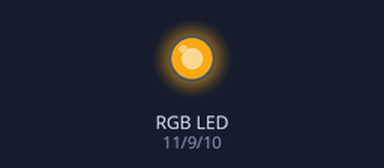
Simulated run of this sketch. Board: Arduino Uno, built with avr-gcc and run on an emulated ATmega328P. Shown: an RGB LED mixed from three pins (HIGH = lit). Dim RGB values are drawn brighter than linear; random numbers use the default seed unless the sketch sets one.

Above: at 0.14 s.
At 5.08 s:
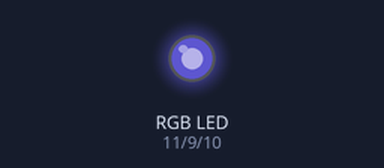
At 9.72 s:
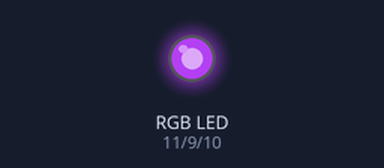
At 19.88 s:
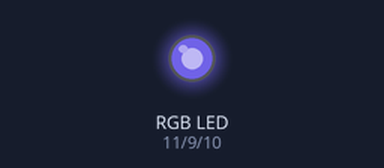
At 29.75 s:
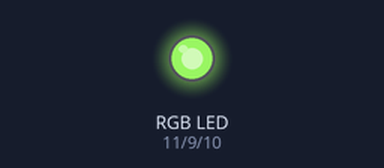
At 39.62 s:
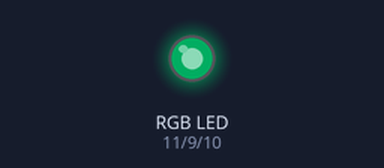
Timing chart, 0 to 40.0 s (numbered marks = the images above):
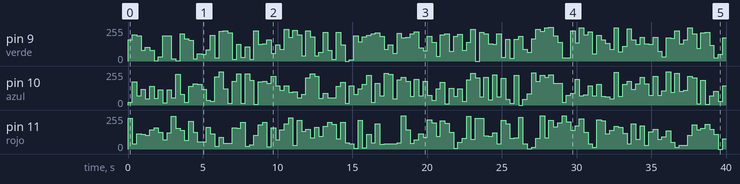

Measured:
- by itself, pin 10 (azul): 0/255 → 19/255 at 0.00 s, → 175/255 0.29 s later, → 68/255 0.29 s later, → 120/255 0.29 s later, … (138 changes in this stretch)
- by itself, pin 9 (verde): 0/255 → 158/255 at 0.00 s, → 197/255 0.29 s later, → 188/255 0.29 s later, → 80/255 0.29 s later, … (138 changes in this stretch)

The sketch:

led_rgb_aleatorio_Catodo.ino
```cpp
void setup()
{
  pinMode(11, OUTPUT);//rojo
  pinMode(10, OUTPUT);//azul
  pinMode(9, OUTPUT); //verde
}

void loop()
{
  int r=random(255);//0-255
  int b=random(255);
  int g=random(255);

  analogWrite(11,r);
  analogWrite(10,b);
  analogWrite(9,g);
  delay(290);
}
```
